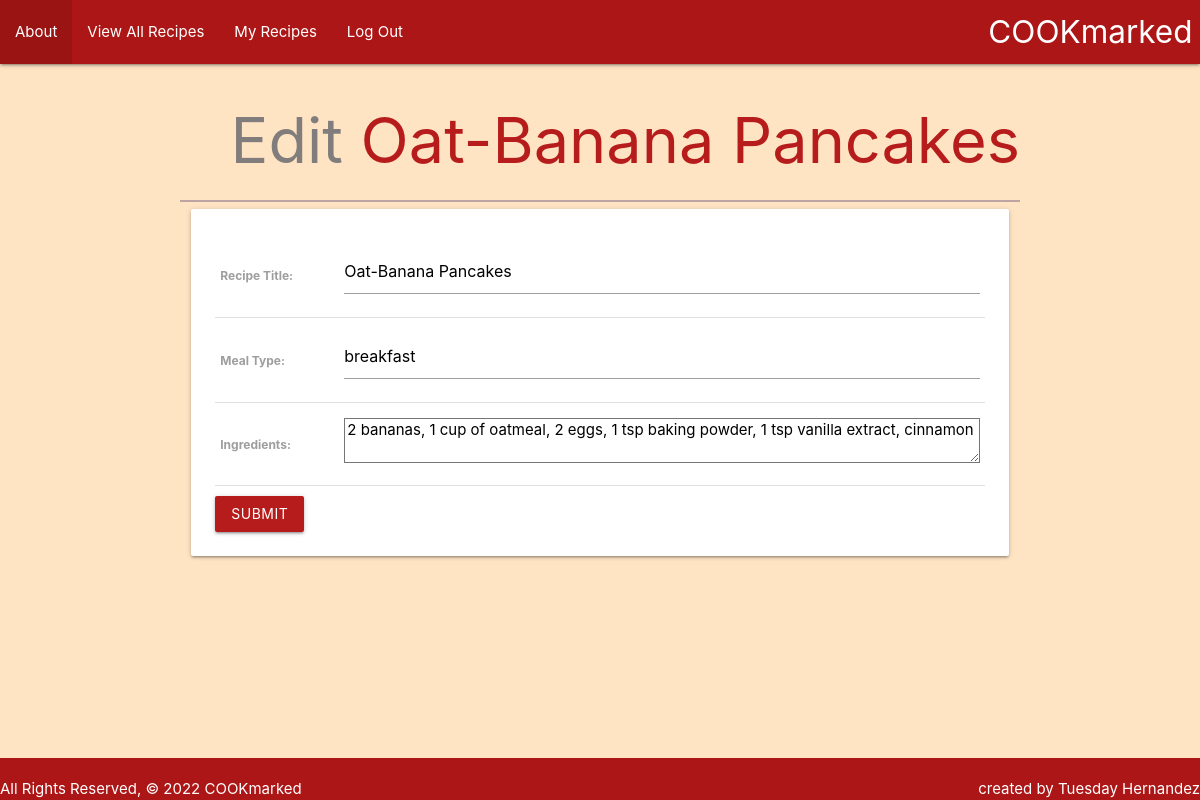
/cookmarked/6/update/ (signed in), run on the app's committed database.
### main_app/models.py (models this page shows, shortened)
class Recipe(models.Model):
    label = models.CharField("Recipe Title", max_length=150)
    mealtype = models.CharField("Meal Type", max_length=100)
    ingredients = models.TextField(max_length=900)
    user = models.ForeignKey(User, on_delete=models.CASCADE)

### main_app/views.py (the view)
# urls.py: path('cookmarked/<int:pk>/update/', views.RecipeUpdate.as_view(), name='recipe_update'),
class RecipeUpdate(LoginRequiredMixin, UpdateView):
    model = Recipe
    fields = ['label', 'mealtype', 'ingredients']

### main_app/templates/main_app/recipe_form.html (shortened to what this page needs)
{% extends 'base.html' %} {% block content %}
{% if object %}
<h1>Edit <span class="red-text text-darken-4">{{ object.label }}</span></h1>
{% else %}
<h1>Add Recipe</h1>
{% endif %}
<hr />
<div class="row">
    <div class="col s12">
        <div class="card">
            <div class="card-content">
                <form action="" method="post">
                    <table>
                        {{ form.as_table }}
                    </table>
                    <input type="submit" value="Submit" class="click add btn red darken-4" />
                </form>
            </div>
        </div>
    </div>
</div>
{% endblock %}

### main_app/static/css/styles.css (style rules this page uses)
* { box-sizing: border-box; margin: 0; }
body { min-height: 100vh; display: flex; flex-direction: column; background-color: bisque; color: #4b4545; }
h1 { color: #817d7d; text-align: right; }
hr { height: 1.5px; background-color: rgb(189, 165, 165); border: none; }
.add { margin-top: 10px !important; }
.click { transition: 1s !important; }

### data on the page
Recipe: label "Oat-Banana Pancakes", mealtype "breakfast", ingredients "2 bananas, 1 cup of oatmeal, 2 eggs, 1 tsp baking powder, 1 tsp vanilla extract, cinnamon"
